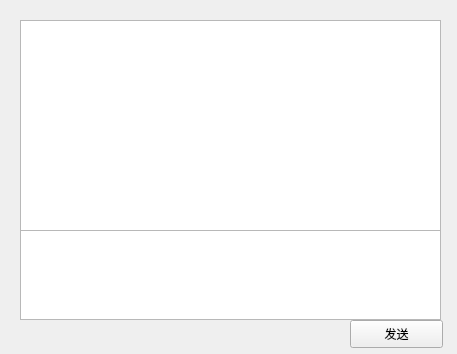
<?xml version="1.0" encoding="UTF-8"?>
<ui version="4.0">
 <class>chat</class>
 <widget class="QWidget" name="chat">
  <property name="geometry">
   <rect>
    <x>0</x>
    <y>0</y>
    <width>457</width>
    <height>354</height>
   </rect>
  </property>
  <property name="windowTitle">
   <string>Form</string>
  </property>
  <widget class="QPushButton" name="send">
   <property name="geometry">
    <rect>
     <x>350</x>
     <y>320</y>
     <width>93</width>
     <height>28</height>
    </rect>
   </property>
   <property name="text">
    <string>发送</string>
   </property>
  </widget>
  <widget class="QTextEdit" name="infor">
   <property name="geometry">
    <rect>
     <x>20</x>
     <y>230</y>
     <width>421</width>
     <height>90</height>
    </rect>
   </property>
  </widget>
  <widget class="QListWidget" name="show">
   <property name="geometry">
    <rect>
     <x>20</x>
     <y>20</y>
     <width>421</width>
     <height>211</height>
    </rect>
   </property>
  </widget>
 </widget>
 <resources/>
 <connections/>
</ui>
